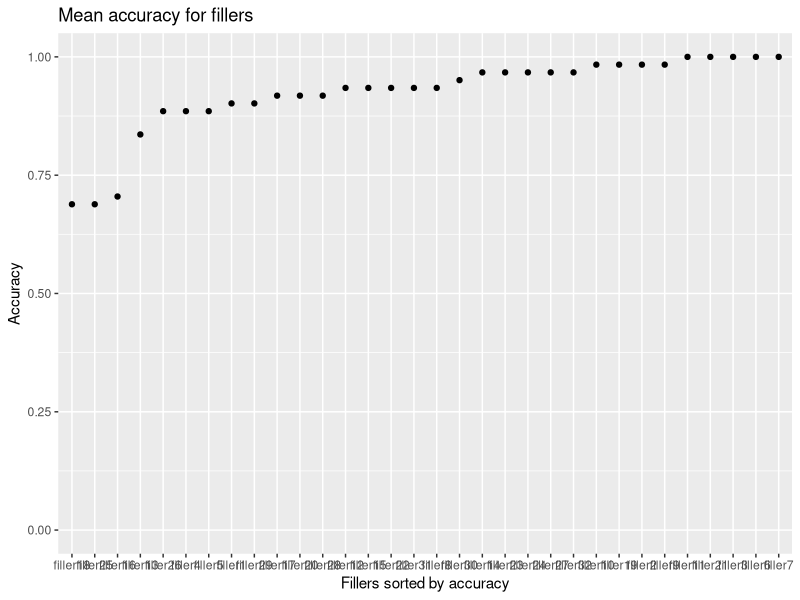
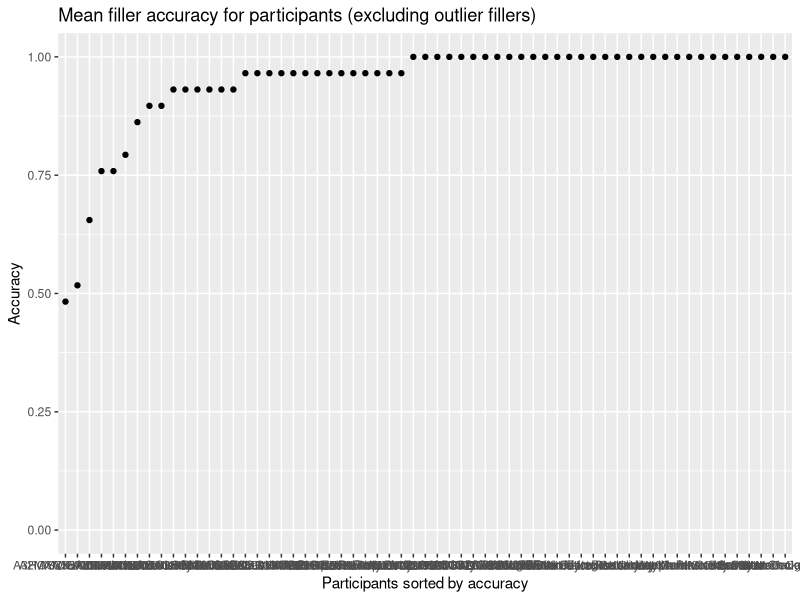
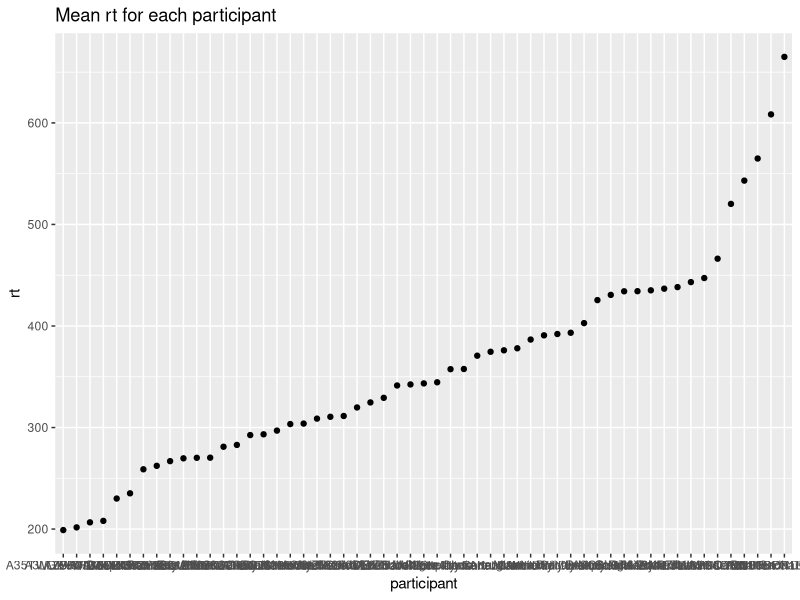
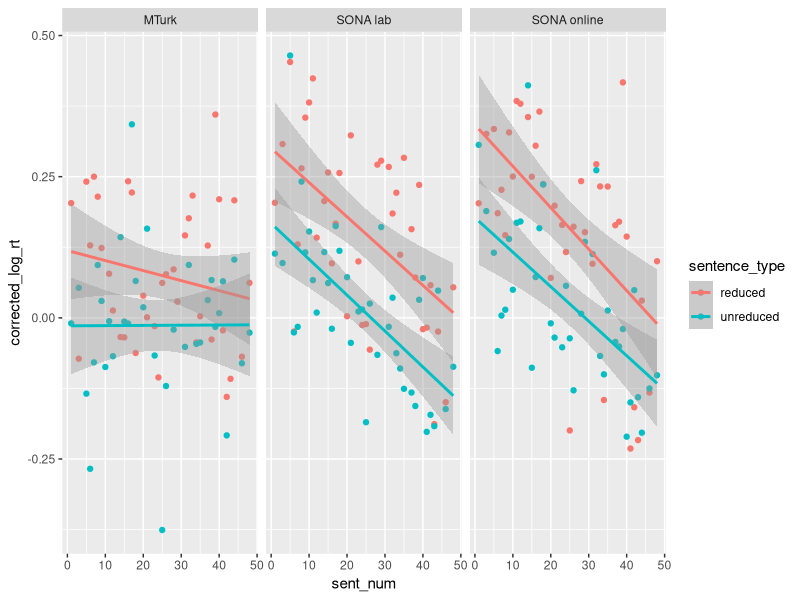

Write R code to recreate these figures, in order. (Note: this script raises an error after producing the figures.)
## ---- chunk 1
knitr::opts_chunk$set(echo = TRUE)
library(ggplot2)
library(plyr)
library("reshape2")
library(forcats)
library(stringr)
library(lme4)
library(data.table)
library(lmerTest)
library(MASS)
## ---- chunk 2
#Used to get the mean and sd of any dependent variable in a df as grouped by specific independent variables
data_summary <- function(data, varname, groupnames){
  require(plyr)
   length2 <- function (x, na.rm=FALSE) {
        if (na.rm) sum(!is.na(x))
        else       length(x)
    }
  summary_func <- function(x, col){
    c(N    = length2(x[[col]], na.rm=TRUE),
      mean = mean(x[[col]], na.rm=TRUE),
      sd = sd(x[[col]], na.rm=TRUE))
  }
  data_sum<-ddply(data, groupnames, .fun=summary_func,
                  varname)
  data_sum <- rename(data_sum, c("mean" = varname))
  
  data_sum$se <- data_sum$sd / sqrt(data_sum$N)

  ciMult <- qt(0.95/2 + .5, data_sum$N-1)
  data_sum$ci <- data_sum$se * ciMult
 return(data_sum)
}

data_summ <- function(data, varname, groupnames){
  require(plyr)
   length2 <- function (x, na.rm=FALSE) {
        if (na.rm) sum(!is.na(x))
        else       length(x)
    }
  summary_func <- function(x, col){
    c(N    = length2(x[[col]], na.rm=TRUE),
      mean = mean(x[[col]], na.rm=TRUE),
      sd = sd(x[[col]], na.rm=TRUE))
  }
  data_sum<-ddply(data, groupnames, .fun=summary_func,
                  varname)
  data_sum <- rename(data_sum, c("mean" = varname))
 return(data_sum)
}


filter_data <- function(d, filt_var, filt_val){
  m <- mean(d[[filt_var]])
  s <- sd(d[[filt_var]])
  subset(d, d[[filt_var]] > m-(filt_val*s) & d[[filt_var]] < m+(filt_val*s))
}

plot_regions <- function(d,x_val,y_val,group_val) {
  ggplot(data=d,
       aes_string(x=x_val, y=y_val, colour=group_val, group = group_val)) + geom_point() + geom_line()
}

get_diff <- function(d,colname_var, var1, var2, colname_val, new_colname) {
  data_var1 <- subset(d, d[[colname_var]]==var1)
  data_var2 <- subset(d, d[[colname_var]]==var2)
  new <- data_var1
  new[[new_colname]] <- data_var1[[colname_val]] - data_var2[[colname_val]]
  return(new)
}

c. <- function (x) scale(x, scale = FALSE)


## ---- chunk 3

mturk <- read.csv('../Data/mturk.csv', header = TRUE)
mturk$modality <- "MTurk"
mturk_demographic <- read.csv('../Data/mturk_demographic.csv', header = TRUE)
mturk_demographic$modality <- "MTurk"


sona_lab <- read.csv('../Data/sona_lab.csv', header = TRUE)
sona_lab$modality <- "SONA lab"
sona_lab_demographic <- read.csv('../Data/sona_lab_demographic.csv', header = TRUE)
sona_lab_demographic$modality <- "SONA lab"

sona_online <- read.csv('../Data/sona_online.csv', header = TRUE)
sona_online$modality <- "SONA online"
sona_online_demographic <- read.csv('../Data/sona_online_demographic.csv', header = TRUE)
sona_online_demographic$modality <- "SONA online"

spr <- rbind(mturk, sona_lab, sona_online)
spr$word_length <- nchar(as.character(spr$word))
demographic <- rbind(mturk_demographic, sona_lab_demographic, sona_online_demographic)

colnames(demographic) <- c('firstlang_eng', 'first_lang', 'other_langs', 'gender', 'age', 'age_acquisition', 'country', 'participant', 'proficiency', 'education')

## ---- chunk 4

# Exclude non-native speakers
native <- subset(spr, trimws(as.character(participant)) %in% trimws(as.character(demographic[demographic$firstlang_eng != 'No',]$participant)))

# Get accuracy of all filler items
fillers <- subset(native, sentence_type == 'filler')
mean_accs_fillers_byitem <- ddply(fillers, .(sent_id), function(x) mean(x$response, na.rm=T))

mean_accs_fillers_byitem$sent_id <- factor(mean_accs_fillers_byitem$sent_id, levels = unique(mean_accs_fillers_byitem$sent_id[order(mean_accs_fillers_byitem$V1)])) #reordering by accuracy

ggplot(mean_accs_fillers_byitem,aes(x=sent_id, y=V1)) + geom_point() + labs(title = 'Mean accuracy for fillers', x = 'Fillers sorted by accuracy', y = 'Accuracy') + ylim(0, 1)

# Get IDs of outliers that have accuracy below 2sd
outliers <- unique(subset(mean_accs_fillers_byitem, V1 < mean(mean_accs_fillers_byitem$V1) - (2*sd(mean_accs_fillers_byitem$V1)))$sent_id)
length(outliers)

# Get mean accuracy for each participant excluding the outlier items
mean_accs_fillers_byparticipant <- ddply(subset(fillers, !(sent_id %in% outliers)), .(participant,list), function(x) mean(x$response, na.rm=T))

mean_accs_fillers_byparticipant$participant <- factor(mean_accs_fillers_byparticipant$participant, levels = unique(mean_accs_fillers_byparticipant$participant[order(mean_accs_fillers_byparticipant$V1)])) #reordering by accuracy

ggplot(mean_accs_fillers_byparticipant,aes(x=participant, y=V1)) + geom_point() + labs(title = 'Mean filler accuracy for participants (excluding outlier fillers)', x = 'Participants sorted by accuracy', y = 'Accuracy') + ylim(0, 1)

# Exclude participants with accuracy less than 0.8
exclusion_value <- min(mean(mean_accs_fillers_byparticipant$V1) - 2*sd(mean_accs_fillers_byparticipant$V1), 0.8)


accurate <- subset(native, participant %in% mean_accs_fillers_byparticipant[mean_accs_fillers_byparticipant$V1 > 0.8,]$participant)
accurate$region <- trimws(accurate$region)
accurate$sentence <- trimws(accurate$sentence)

# Exclude observations with RTs less than 100 and greater than 2000 ms
no_questions <- subset(accurate, is.na(accurate$response))
no_outliers <- subset(no_questions, rt > 100 & rt < 2000)

# Length correction
mixed_model <- lmer(log(rt) ~ scale(word_length) + (1+scale(word_length)|participant), no_outliers)
no_outliers$corrected_log_rt <- residuals(mixed_model)

mean_rt_bypart <- data_summary(no_outliers, 'rt', 'participant')
mean_rt_bypart$participant <- factor(mean_rt_bypart$participant, levels = unique(mean_rt_bypart$participant[order(mean_rt_bypart$rt)]))
ggplot(mean_rt_bypart,aes(x=participant, y=rt)) + geom_point() + labs(title = 'Mean rt for each participant')


slow_parts <- subset(mean_rt_bypart, rt > mean(mean_rt_bypart$rt) + 3*sd(mean_rt_bypart$rt))

no_slow_parts <- subset(no_outliers, !(participant %in% unique(slow_parts$participant)))
## ---- chunk 5

length(unique(subset(no_slow_parts, modality == 'MTurk')$participant))
length(unique(subset(no_slow_parts, modality == 'SONA lab')$participant))
length(unique(subset(no_slow_parts, modality == 'SONA online')$participant))



by_sentnum <- data_summary(subset(no_slow_parts, region == 'Disambig_region'), 'corrected_log_rt', groupnames = c('sentence_type', 'modality', 'sent_num'))

ggplot(by_sentnum, aes(sent_num, corrected_log_rt, group = sentence_type, colour = sentence_type)) + geom_point() + geom_smooth(method=lm) + facet_wrap(~modality)

## ---- chunk 6

disambig <- subset(no_slow_parts, region == "Disambig_region")
disambig_summary <- data_summ(disambig, 'corrected_log_rt', groupnames = c('sentence_type', 'participant', 'sent_id', 'modality', 'sent_num'))

#disambig_summary <- data_summ(disambig, 'rt', groupnames = c('sentence_type', 'participant', 'sent_id', 'modality', 'sent_num'))

disambig_summary$sent_id_unique <- factor(str_split_fixed(disambig_summary$sent_id, '_', 2)[,1])

disambig_summary$modality <- factor(disambig_summary$modality, levels = c("MTurk", "SONA online", "SONA lab"))
contrasts(disambig_summary$modality) <- "contr.sum"
contrasts(disambig_summary$modality)

disambig_summary$sentence_type <- factor(disambig_summary$sentence_type,levels = c('reduced', 'unreduced'))
contrasts(disambig_summary$sentence_type) <- "contr.sum"
contrasts(disambig_summary$sentence_type)

## ---- chunk 7

model1 <- lmer(corrected_log_rt ~ sentence_type * modality * c.(log(sent_num)) + (1 + sentence_type + c.(log(sent_num)) | participant) + (1 + sentence_type | sent_id_unique), disambig_summary)

print(coef(summary(model1)), digits = 2)

summary(model1)
## ---- chunk 8

# CREATE DATASET WITH PREDICTED MODEL RT

create_dataset <- function(num_participants_pergroup, num_groups, group_names, coef_list, coefs, intercept, effect_size_multiple) {
  
  total_parts <- num_participants_pergroup * num_groups

  num_random_orders <- 2
  num_conds <- 2
  num_lists <- num_random_orders*num_conds
  
  num_items <- 48  #16 critical items, 32 fillers
  r <- c(1:16)  # RRC ids 
  f <- c(17:48) # filler ids 
  
  item_set1 <- sample(c(r,f)) #one random order
  item_set2 <- sample(c(r,f)) #another random order
  
  crit_conds1a <- sample(rep(c(1,-1),8))
  crit_conds1b <- ifelse(crit_conds1a == 1, -1, 1)
  crit_conds2a <- sample(rep(c(1,-1),8))
  crit_conds2b <- ifelse(crit_conds2a == 1, -1, 1)
  
  combined_item_set <- c(item_set1, item_set1, item_set2, item_set2)  # 1A, 1B, 2A, 2B
  combined_crit_conds <- c(crit_conds1a, crit_conds1b, crit_conds2a, crit_conds2b)
  
  conds <- rep(7, length(combined_item_set))
  
  i <- 1
  j <- 1
  # 1 RRC, -1 URC, 0 filler
  for(item in combined_item_set){
    if(item > 16) {
      conds[i] <- 0
    }
    else {
      conds[i] <- combined_crit_conds[j]
      j <- j + 1
    }
    i <- i + 1
  }
  
  sentence_type <- rep(conds, (total_parts/num_lists))
  

  participant <- factor(rep(c(1:total_parts), each = num_items))
  item <- factor(rep(combined_item_set, times = (total_parts/num_lists)))
  sent_num <- rep(c(1:num_items), total_parts)
  sent_num <- c.(log(sent_num))
  modality <- rep(group_names, each = num_participants_pergroup*num_items)
  
  d <- data.frame(participant = participant, sentence_type = sentence_type, sent_num = sent_num, modality = modality, item = item)
  
  d$modality1 <- ifelse(d$modality == group_names[1], 1, 
                        ifelse(d$modality == group_names[3], -1, 0))
  
  d$modality2 <- ifelse(d$modality == group_names[2], 1, 
                        ifelse(d$modality == group_names[3], -1, 0))
  
  d$model_rt <- 0
  
  for(i in c(1:length(coef_list))){
    curr_coef <- 1
    for(item in head(coef_list[[i]])){   # for when there is interaction
      curr_coef <- curr_coef * d[[item]]
    }
    d$model_rt <- d$model_rt + curr_coef*coefs[i]
  }
  d$model_rt <- intercept + effect_size_multiple*d$model_rt
  
  return(d)
}

# ADD RANDOM EFFECTS

add_random.effects_bygroup <- function(df, all_coefs,var_name, group_name, ranef_list) {
  # df is one row in the dataframe (e.g. one row for a participant)
  # all_coefs is a dataframe with as many rows as participants/items
  coefs <- subset(all_coefs, all_coefs[[group_name]] == unique(df[[group_name]]))

  # Initializes varname.rand (e.g. part.rand) with the intercept (i.e. the random intercept)
  df[[paste(var_name, '.rand', sep = "")]] <- coefs$intercept
  
  #For every random slope, gets the value of the slope (e.g. sent_num = 1) and multiplies with random coef (which we got through the mvrnorm)
  for(i in c(1:length(ranef_list))){
    curr_coef <- 1
    for(item in head(ranef_list[[i]])){ # applies for random slopes with interactions
      curr_coef <- curr_coef * df[[item]] 
    }
    
    df[[paste(var_name, '.rand', sep = "")]] <- df[[paste(var_name, '.rand', sep = "")]] + curr_coef*coefs[,i]   # adds the value to varname.rand 
  }
  
  return(df)
}


add_random.effects <- function(df, model, num_participants, num_coefs, colnames, part_ranefs, item_ranefs, part_ranef_list, item_ranef_list) {
  #by participant
  num_total_items <- length(unique(df$item))
  
  # Get a random number for every beta in the model, sampled from the covariance matrix. 
  # Resulting df has one row per participant and as many cols as coefficients in the model. 
  all_by.part.ranef <- data.frame(mvrnorm(num_participants, rep(0, num_coefs), vcov(model)))
  colnames(all_by.part.ranef) <- colnames

  # Get the random vals only for beta that we want to specify random slopes for (as specified in the part_ranefs)
  relevant_by.part.ranef <- subset(all_by.part.ranef, select= part_ranefs)
  relevant_by.part.ranef$participant <- c(1:num_participants) 

  # For every participant, add by participant random effects
  new_df <- ddply(df, .(participant), add_random.effects_bygroup, relevant_by.part.ranef, 'part', 'participant', part_ranef_list)
  
  #by item (Same process as by_participant)
  
  # Resulting df has one row per item and as many cols as coefficients in the model.
  all_by.item.ranef <- data.frame(mvrnorm(num_total_items, rep(0, num_coefs), vcov(model)))
  colnames(all_by.item.ranef) <- colnames
  
  relevant_by.item.ranef <- subset(all_by.item.ranef, select= item_ranefs)
  relevant_by.item.ranef$item <- c(1:num_total_items)
  new_df <- ddply(new_df, .(item), add_random.effects_bygroup, relevant_by.item.ranef, 'item', 'item',item_ranef_list)

  return(new_df)
}

# ADD RESIDUALS

add_residuals <- function(d, model, num_participants) {
  num_items <- 48
  d$residuals <- rnorm(num_items*num_participants, 0,sigma(model))
  return(d)
}

# RUN SIMULATIONS

run_sims <- function(model, num_sims, num_participants, num_groups = 3,  group_names=c('Mturk', 'SONA online', 'SONA lab'), prev_ambig, prev_sent, model_coefs, model_coef_list, model_part_ranef_list, model_item_ranef_list, model_part_ranefs, model_item_ranefs, model_colnames, model_formula, results_colnames, effect_size_multiple=1) {

  num_participants_pergroup <- num_participants/num_groups

  results <- as.data.frame(NULL)

  i <- 0
  convergence_failures <- 0
  #run simulations until you have the desired number of models that converge or the number of failures to converge = desired number of simulations 
  while(i < num_sims & convergence_failures < num_sims) {
    
    curr_df <- create_dataset(num_participants_pergroup, num_groups, group_names, model1_coef_list, model1_coefs[-1], model1_coefs[1], effect_size_multiple)
    
    curr_df$modality <- factor(curr_df$modality, levels = group_names)
    contrasts(curr_df$modality) <- "contr.sum"

    
    curr_df <- add_random.effects(curr_df, model, num_participants, length(model_coefs), model_colnames, model_part_ranefs, model_item_ranefs, model_part_ranef_list, model_item_ranef_list)
    
    curr_df <- add_residuals(curr_df, model, num_participants)
    
    curr_df$predicted_rt <- curr_df$model_rt + curr_df$part.rand + curr_df$item.rand + curr_df$residuals
    
    curr_df_crit <- subset(curr_df, sentence_type != 0)
    
    
    form <- as.formula(paste("predicted_rt ~ ", model_formula))
    new_model <- lmer(form, curr_df_crit,maxfun = 1e+05)
    #return(new_model)
    
    failed_to_converge <-  any( grepl("failed to converge", new_model@optinfo$conv$lme4$messages))  
    
    if(!failed_to_converge) {
      i <- i + 1
      new <- c(coef(summary(new_model))[ , "Estimate"],coef(summary(new_model))[ , "t value"], coef(summary(new_model))[ , "Pr(>|t|)"])
      results <- rbind(results, new)
    }
    else {
      convergence_failures <- convergence_failures + 1
    }
  }
  

  colnames(results) <- results_colnames
  print(paste("Number of models that failed to converge:", convergence_failures))
  return(results)
}


# PRINTING FUNCTION 
# Prints mean coefficient and p-values for al coefficients. Ignores t-values.
print_power <- function(df, num_coefs) {
  print(paste("Number of models: ", nrow(df)))
  i <- 0
  for(col in colnames(df)){
    i <- i + 1
    if(i <= num_coefs) {
      print(paste(col, mean(df[[col]])))
    }
    if(i > num_coefs*2) {
      print('--------------------------------')
      print(col)
      print(paste('< 0.05',(sum(df[[col]] < 0.05))/nrow(df)))
      print(paste('< 0.01',(sum(df[[col]] < 0.01))/nrow(df)))
      print(paste('< 0.005',(sum(df[[col]] < 0.005))/nrow(df)))
      print(paste('< 0.001',(sum(df[[col]] < 0.001))/nrow(df)))
    }
  }
}


## ---- chunk 9

model1_coefs <-  coef(summary(model1))[ , "Estimate"]

model1_coef_list <- list(list('sentence_type'), list('modality1'), list('modality2'), list('sent_num'), list('sentence_type', 'modality1'), list('sentence_type', 'modality2'), list('sentence_type','sent_num'), list('modality1', 'sent_num'), list('modality2', 'sent_num'), list('sentence_type', 'modality1', 'sent_num'), list('sentence_type', 'modality2', 'sent_num') )


#model1_part_ranef_list <- list(list('sentence_type'), list('sent_num'), list('sentence_type', 'sent_num'))
#model1_part_ranefs <- c('intercept', 'sentence_type', 'sent_num', 'sentence_type:sent_num')

model1_part_ranef_list <- list(list('sentence_type'), list('sent_num'))
model1_part_ranefs <- c('intercept', 'sentence_type', 'sent_num')

#model1_item_ranef_list <- list(list('sentence_type'), list('modality1'), list('modality2'), list('sentence_type', 'modality1'), list('sentence_type', 'modality2'))
#model1_item_ranefs <- c('intercept','sentence_type', 'modality1', 'modality2', 'sentence_type:modality1', 'sentence_type:modality2')

model1_item_ranef_list <- list(list('sentence_type'))
model1_item_ranefs <- c('intercept','sentence_type')

model1_colnames <- c('intercept', 'sentence_type', 'modality1', 'modality2', 'sent_num', 'sentence_type:modality1', 'sentence_type:modality2', 'sentence_type:sent_num', 'modality1: sent_num', 'modality2:sent_num', 'sentence_type:modality1:sent_num', 'sentence_type:modality2:sent_num')

model1_results_colnames <- c(model1_colnames, 't.intercept', 't.sentence_type', 't.modality1', 't.modality2', 't.sent_num', 't.sentence_type:modality1', 't.sentence_type:modality2', 't.sentence_type:sent_num', 't.modality1:sent_num', 't.modality2:sent_num', 't.sentence_type:modality1:sent_num', 't.sentence_type:modality2:sent_num', 'p.intercept', 'p.sentence_type', 'p.modality1', 'p.modality2', 'p.sent_num', 'p.sentence_type:modality1', 'p.sentence_type:modality2', 'p.sentence_type:sent_num', 'p.modality1:sent_num', 'p.modality2:sent_num', 'p.sentence_type:modality1:sent_num', 'p.sentence_type:modality2:sent_num')


model1_formula <- "sentence_type * modality * sent_num + (1 + sentence_type+sent_num | participant) + (1 + sentence_type | item)"



## ---- chunk 10

power120 <- run_sims(model = model1, num_sims = 100, num_groups = 3, num_participants = 120 , model_coefs = model1_coefs, model_coef_list = model1_coef_list, model_item_ranef_list = model1_item_ranef_list, model_part_ranef_list = model1_part_ranef_list, model_part_ranefs = model1_part_ranefs, model_item_ranefs = model1_item_ranefs, model_colnames = model1_colnames, model_formula = model1_formula, results_colnames =model1_results_colnames)

## ---- chunk 11

print_power(power120, length(model1_coefs))

## ---- chunk 12

power240 <- run_sims(model = model1, num_sims = 100, num_groups = 3, num_participants = 240 , model_coefs = model1_coefs, model_coef_list = model1_coef_list, model_item_ranef_list = model1_item_ranef_list, model_part_ranef_list = model1_part_ranef_list, model_part_ranefs = model1_part_ranefs, model_item_ranefs = model1_item_ranefs, model_colnames = model1_colnames, model_formula = model1_formula, results_colnames =model1_results_colnames)

## ---- chunk 13

print_power(power240, length(model1_coefs))

## ---- chunk 14

power300 <- run_sims(model = model1, num_sims = 100, num_groups = 3, num_participants = 300 , model_coefs = model1_coefs, model_coef_list = model1_coef_list, model_item_ranef_list = model1_item_ranef_list, model_part_ranef_list = model1_part_ranef_list, model_part_ranefs = model1_part_ranefs, model_item_ranefs = model1_item_ranefs, model_colnames = model1_colnames, model_formula = model1_formula, results_colnames =model1_results_colnames)

## ---- chunk 15

print_power(power300, length(model1_coefs))

## ---- chunk 16

power360 <- run_sims(model = model1, num_sims = 100, num_groups = 3, num_participants = 360 , model_coefs = model1_coefs, model_coef_list = model1_coef_list, model_item_ranef_list = model1_item_ranef_list, model_part_ranef_list = model1_part_ranef_list, model_part_ranefs = model1_part_ranefs, model_item_ranefs = model1_item_ranefs, model_colnames = model1_colnames, model_formula = model1_formula, results_colnames =model1_results_colnames)

## ---- chunk 17

print_power(power360, length(model1_coefs))

## ---- chunk 18

power420 <- run_sims(model = model1, num_sims = 100, num_groups = 3, num_participants = 420  , model_coefs = model1_coefs, model_coef_list = model1_coef_list, model_item_ranef_list = model1_item_ranef_list, model_part_ranef_list = model1_part_ranef_list, model_part_ranefs = model1_part_ranefs, model_item_ranefs = model1_item_ranefs, model_colnames = model1_colnames, model_formula = model1_formula, results_colnames =model1_results_colnames)

## ---- chunk 19

print_power(power420, length(model1_coefs))
